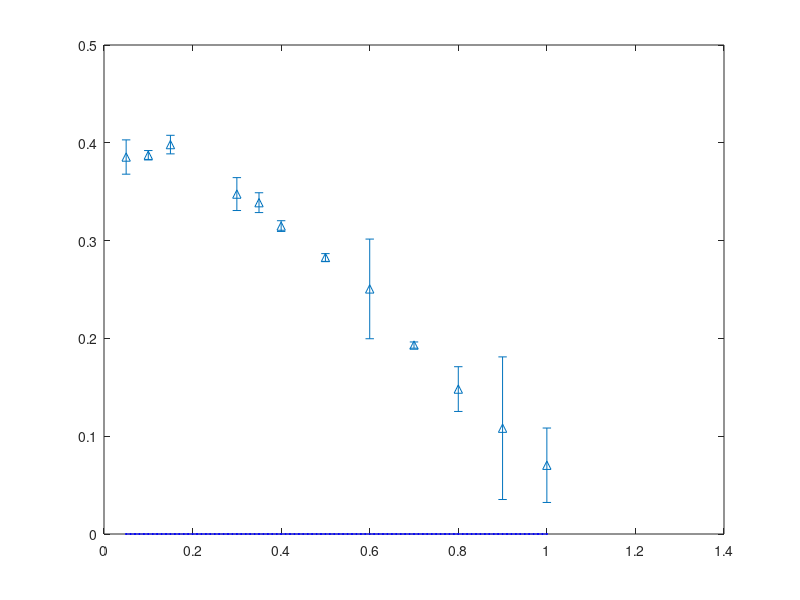

MATLAB code for this plot: (Note: this script raises an error after producing the figure.)
close all

% Simulation

addpath('Radius Ratio Variation Simulation Data/')

radiusRatio_array = 0.05:0.01:1;
norm_height_sim = zeros(length(radiusRatio_array),1);

for i = 1:length(radiusRatio_array)
    try
    radiusRatio = radiusRatio_array(i);
    jobName = sprintf( ['r-bi-', '%.0f'], radiusRatio*100);
    filename_short = ['final-short-',jobName,'-output.txt'];

    data_sim=importdata(filename_short);
    
    norm_height_sim (i) = data_sim(1)/0.11;
    catch
        fprintf("Error: File not Found for Radius Ratio %.0f", radiusRatio_array(i));
    end
end

%Experiment
radiusRatio_array_exp = [0.05 0.1 0.15 0.3 0.35 0.4 0.5 0.6 0.7 0.8 0.9 1];
norm_height_exp1 = [41.00, 42.4, 43.10,36.4,36,34,30.6,29.3,21.6,17.9,5,3.9]/110;
norm_height_exp2 = [44.6,42.2,45,40.1,37.7,35.2,31.3,32.1,21.25,13.4,10,12.2]/110;
norm_height_exp3 = [41.6,43.2,43.3,38.2,38.1,34.7,31.4,21.3,20.9,17.6,20.7,7.1]/110;

norm_height_exp = (norm_height_exp1+norm_height_exp2+norm_height_exp3)/3;

error_norm_height_exp = std([norm_height_exp1;norm_height_exp2;norm_height_exp3]);

p = polyfit(radiusRatio_array_exp, norm_height_exp, 3);
py = polyval(p, radiusRatio_array_exp);

pWidth = 4; % inches
pHeight = 3;
colpos = [247 148 30;0 166 81;237 28 36;0 174 239; 0 0 0]/255; % colors

h1 = figure(1);

plot(radiusRatio_array,norm_height_sim,"b*-",'DisplayName','Simulation','MarkerSize',1);
hold on
errorbar(radiusRatio_array_exp,norm_height_exp,error_norm_height_exp,"^",'DisplayName','Experiment',...
    'MarkerSize',10,'LineWidth',2,'Color', colpos(1,:))

ylabel("Normalized Height H/2R")
xlabel("Radius Ratio")
ylim([0 1])
legend('Location','northeast',"FontSize",12)
set(gcf, 'PaperUnits','inches', 'PaperPosition',[0 0 pWidth pHeight], ...
    'PaperSize', [pWidth pHeight]);
saveas(h1, "Parametric Variation Plot.pdf");
